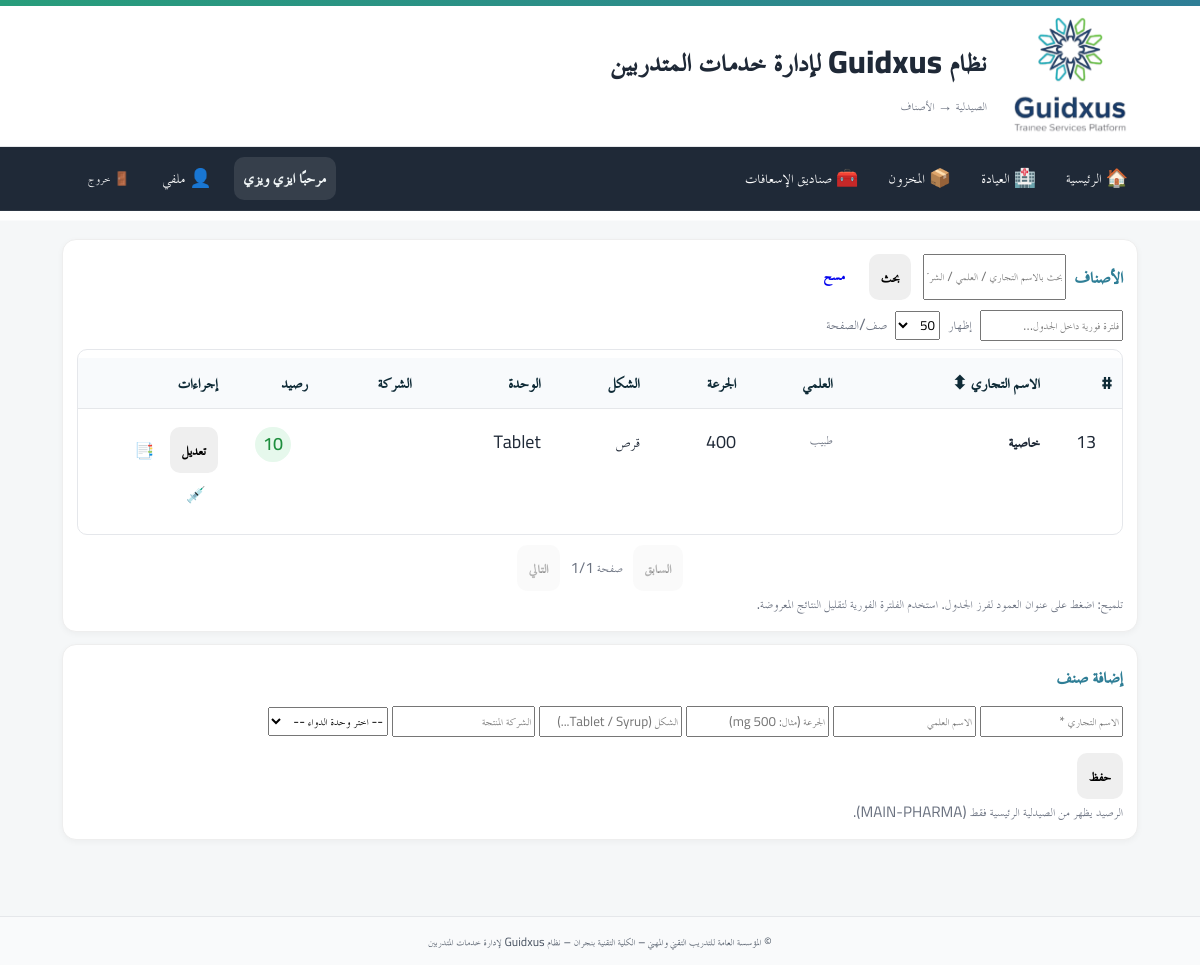
Page /clinic/pharmacy/drugs (signed in) on the committed database.
### app/models.py (models this page shows)
class User(Base):
    __tablename__ = "users"
    id = Column(Integer, primary_key=True, autoincrement=True)
    full_name = Column(String(255), nullable=False)
    username = Column(String(100), unique=True, nullable=False, index=True)
    password_hash = Column(String(255), nullable=False)
    is_admin = Column(Boolean, default=False, nullable=False)   # سوبر أدمن (صلاحيات كاملة)
    is_college_admin = Column(Boolean, default=False, nullable=False)  # أدمن كلية (صلاحيات في نطاق كلية واحدة)
    college_admin_college = Column(String(255), nullable=True)  # الكلية التي يديرها أدمن الكلية
    is_hod = Column(Boolean, default=False, nullable=False)      # رئيس قسم؟
    is_doc = Column(Boolean, default=False, nullable=False)      # 👈 طبيب الكلية (جديد)
    doctor_college = Column(String(255), nullable=True)          # الكلية التي يعمل فيها الطبيب
    hod_college = Column(String(255), nullable=True)             # كلية رئيس القسم (إن وُجد)
    is_active = Column(Boolean, default=True, nullable=False)
    must_change_password = Column(Boolean, default=True, nullable=False)  # يجب تغيير كلمة المرور عند أول دخول
    created_at = Column(DateTime, server_default=func.now(), nullable=False)
    updated_at = Column(DateTime, onupdate=func.now())
    headed_departments = relationship(
        "Department",
        back_populates="head_user",
        foreign_keys="Department.head_user_id",
        lazy="selectin",
    )
    login_logs = relationship(
        "LoginLog",
        back_populates="user",
        cascade="all, delete-orphan",
        passive_deletes=True,
        lazy="selectin",
    )

### tables this page shows
CREATE TABLE drugs (
            id INTEGER PRIMARY KEY AUTOINCREMENT,
            drug_code TEXT UNIQUE NOT NULL,
            trade_name TEXT NOT NULL,
            generic_name TEXT,
            strength TEXT,
            form TEXT,
            unit TEXT,
            reorder_level INTEGER DEFAULT 0,
            is_active BOOLEAN DEFAULT 1,
            created_at TIMESTAMP DEFAULT CURRENT_TIMESTAMP
        , manufacturer TEXT, created_by INTEGER, updated_by INTEGER, updated_at TIMESTAMP, college VARCHAR(255) NULL, college_id VARCHAR(255) DEFAULT NULL);

### app/routers/pharmacy.py (the view)
@router.get("/drugs",
            dependencies=[Depends(require_doc)])
def drugs_list(request: Request,
               q: Optional[str] = Query(default=None),
               current_user = Depends(get_current_user),
               db: Session = Depends(get_db)):
    rows = []
    try:
        where = "WHERE d.is_active=TRUE"
        params = {}
        if current_user and current_user.doctor_college:
            where += " AND d.college_id=:college_id"
            params["college_id"] = current_user.doctor_college
        if q:
            if is_sqlite():
                where += " AND (UPPER(d.trade_name) LIKE UPPER(:q) OR UPPER(d.generic_name) LIKE UPPER(:q) OR UPPER(COALESCE(d.manufacturer,'')) LIKE UPPER(:q))"
            else:
                where += " AND (d.trade_name ILIKE :q OR d.generic_name ILIKE :q OR COALESCE(d.manufacturer,'') ILIKE :q)"
            params["q"] = f"%{q.strip()}%"
        rows = db.execute(text(f"""
            SELECT d.id, d.trade_name, d.generic_name, d.strength, d.form, d.unit,
                   '' AS manufacturer,
                   COALESCE(ps.balance_qty,0) AS stock_main
            FROM drugs d
            LEFT JOIN pharmacy_stock ps
              ON ps.drug_id = d.id
            {where}
            ORDER BY d.id
            LIMIT 400
        """), params).mappings().all()
    except Exception:
        pass
    if not rows:
        try:
            import sys
            import os
            sys.path.insert(0, os.path.dirname(os.path.dirname(os.path.dirname(__file__))))
            from excel_data_reference import get_all_drugs
            all_drugs = get_all_drugs()
            rows = []
            for drug in all_drugs:
                if q and q.strip():
                    query_lower = q.lower()
                    if not (query_lower in str(drug.get('trade_name', '')).lower() or
                           query_lower in str(drug.get('generic_name', '')).lower() or
                           query_lower in str(drug.get('manufacturer', '')).lower()):
                        continue
                rows.append({
                    "id": drug.get('id', 0),
                    "trade_name": drug.get('trade_name', ''),
                    "generic_name": drug.get('generic_name', ''),
                    "strength": drug.get('strength', ''),
                    "form": drug.get('form', ''),
                    "manufacturer": drug.get('manufacturer', ''),
                    "stock_main": drug.get('stock_qty', 0),
                    "excel_source": True
                })
        except Exception:
            rows = []
    return templates.TemplateResponse("clinic/pharmacy_drugs.html",
                                      {"request": request, "rows": rows, "q": q or ""})

### app/templates/clinic/pharmacy_drugs.html (shortened to what this page needs)
{% extends "base.html" %}
{% block breadcrumb %}الصيدلية → الأصناف{% endblock %}
{% block content %}
<div class="grid-2">
  <div class="card">
    <div class="card-head">
      <h3>الأصناف</h3>
      <form method="get" class="inline">
        <input name="q" value="{{ q }}" placeholder="بحث بالاسم التجاري / العلمي / الشركة" autofocus>
        <button class="btn">بحث</button>
        <a class="btn ghost" href="/clinic/pharmacy/drugs">مسح</a>
      </form>
    </div>
    <div class="toolbar">
      <input id="localFilter" placeholder="فلترة فورية داخل الجدول…" />
      <span class="muted sm">إظهار</span>
      <select id="pageSize">
        <option>25</option><option selected>50</option><option>100</option>
      </select>
      <span class="muted sm">صف/الصفحة</span>
    </div>
    <div class="tbl-wrap">
      <table class="tbl" id="tbl-drugs">
        <thead>
          <tr>
            <th data-sort="num" style="width:72px">#</th>
            <th data-sort="txt">الاسم التجاري ⬍</th>
            <th data-sort="txt">العلمي</th>
            <th data-sort="txt">الجرعة</th>
            <th data-sort="txt">الشكل</th>
            <th data-sort="txt">الوحدة</th>
            <th data-sort="txt">الشركة</th>
            <th data-sort="num" style="width:90px">رصيد</th>
            <th style="width:150px">إجراءات</th>
          </tr>
        </thead>
        <tbody>
          {% for r in rows %}
          <tr data-id="{{ r.id }}">
            <td class="num">{{ r.id }}</td>
            <td class="b">{{ r.trade_name }}</td>
            <td class="muted">{{ r.generic_name }}</td>
            <td>{{ r.strength }}</td>
            <td>{{ r.form }}</td>
            <td>{{ r.unit or '—' }}</td>
            <td class="muted">{{ r.manufacturer }}</td>
            <td class="num">
              {% set qty = r.stock_main or 0 %}
              {% set cls = 'pill ok' if qty >= 5 else ('pill warn' if qty > 0 else 'pill danger') %}
              <span class="{{ cls }}">{{ qty }}</span>
            </td>
            <td>
              <button class="btn xs" data-edit
                      data-trade="{{ r.trade_name|e }}"
                      data-generic="{{ r.generic_name|e }}"
                      data-strength="{{ r.strength|e }}"
                      data-form="{{ r.form|e }}"
                      data-manufacturer="{{ r.manufacturer|e }}"
                      data-id="{{ r.id }}">تعديل</button>
              <a class="btn xs ghost" title="سجل الحركات"
                 href="/clinic/pharmacy/movements/log?drug_id={{ r.id }}">📑</a>
              <a class="btn xs" title="إضافة للصناديق"
                 href="/inventory/supply-to-boxes?drug_id={{ r.id }}&drug_name={{ r.trade_name|e }}">💉</a>
            </td>
          </tr>
          {% endfor %}
        </tbody>
      </table>
    </div>
    <div class="pager">
      <button class="btn ghost" id="prevPage">السابق</button>
      <span class="muted" id="pageInfo">صفحة 1/1</span>
      <button class="btn ghost" id="nextPage">التالي</button>
    </div>
    <div class="muted mt">
      تلميح: اضغط على عنوان العمود لفرز الجدول. استخدم الفلترة الفورية لتقليل النتائج المعروضة.
    </div>
  </div>
  <div class="card">
    <div class="card-head"><h3>إضافة صنف</h3></div>
    <form method="post" action="/clinic/pharmacy/drugs/create" class="form-grid">
      <input name="trade_name" placeholder="الاسم التجاري *" required>
      <input name="generic_name" placeholder="الاسم العلمي">
      <input name="strength" placeholder="الجرعة (مثال: 500 mg)">
      <input name="form" placeholder="الشكل (Tablet / Syrup...)">
      <input name="manufacturer" placeholder="الشركة المنتجة">
      <select name="unit" placeholder="وحدة الدواء">
        <option value="">-- اختر وحدة الدواء --</option>
      </select>
      <div class="actions"><button class="btn primary">حفظ</button></div>
    </form>
    <div class="muted mt">الرصيد يظهر من الصيدلية الرئيسية فقط (MAIN-PHARMA).</div>
  </div>
</div>
{% endblock %}

### app/templates/base.html (shortened to what this page needs)
<!doctype html>
<html lang="ar" dir="rtl">
<head>
  <link rel="stylesheet" href="/static/css/app.css">
  <link rel="stylesheet" href="/static/css/custom.css">
</head>
<body>
  <header class="site-header">
    <div class="topband"></div>
    <div class="header-inner">
      {% if ui_logo_url %}
        <img src="{{ ui_logo_url }}" alt="{{ app_name or 'Logo' }}" class="logo">
      {% else %}
        <img src="/static/images/favicon.ico" alt="{{ app_name or 'Logo' }}" class="logo">
      {% endif %}
      <div class="titles">
        <h1 class="site-title">نظام Guidxus لإدارة خدمات المتدربين</h1>
        <div class="breadcrumb">{% block breadcrumb %}{% endblock %}</div>
      </div>
    </div>
  </header>
  <nav class="main-nav">
    <div class="nav-inner">
      <a href="/">🏠 الرئيسية</a>
      {% set cu = request.session.get('user') %}
      {% set display_name = (cu.get('full_name') if cu and cu.get('full_name') else (cu.get('username') if cu and cu.get('username') else 'مستخدم')) %}
      {% if cu %}
        {% if cu.get('is_doc') %}
          <a href="/clinic/">🏥 العيادة</a>
          <a href="/inventory/">📦 المخزون</a>
          <a href="/first-aid/">🧰 صناديق الإسعافات</a>
        {% endif %}
        <div class="navbar-right">
          <span class="greeting">مرحبًا {{ display_name }}</span>
          <a href="/profile/" class="btn-link" title="ملفي الشخصي">👤 ملفي</a>
          <form method="post" action="/auth/logout" style="margin:0;">
            <button class="btn-link btn-logout" title="تسجيل الخروج">🚪 خروج</button>
          </form>
        </div>
      {% else %}
        <div class="nav-spacer"></div>
        <a href="/auth/login">🔐 تسجيل الدخول</a>
      {% endif %}
    </div>
  </nav>
  <main class="container">
    {% block content %}{% endblock %}
  </main>
  <footer class="site-footer">
    <div class="container">
      <small>
        {{ ui_footer or "© المؤسسة العامة للتدريب التقني والمهني – الكلية التقنية بنجران – نظام Guidxus لإدارة خدمات المتدربين" }}
      </small>
    </div>
  </footer>
</body>
</html>

### app/static/css/app.css (style rules this page uses)
:root { --tvtc-green-1:#7EC6A4; --tvtc-green-2:#289D7B; --tvtc-blue-1:#6BB6C8; --tvtc-blue-2:#2F7E96; --tvtc-gray-1:#F5F7F8; --tvtc-gray-2:#E5E7EA; --tvtc-gray-3:#6B7280; --tvtc-black:#1F2937; --tvtc-ivory:#FAFAF7; }
* { box-sizing:border-box; font-family:"Cairo","TraditionalArabicCustom","MajallaCustom","Noto Kufi Arabic","Segoe UI",Arial,sans-serif; }
body { margin:0; background:linear-gradient(180deg,var(--tvtc-ivory),#fff 220px,var(--tvtc-gray-1) 221px); color:var(--tvtc-black); font-size:18px; line-height:1.7; }
.container { max-width:1100px; margin-inline:auto; padding:16px; }
.site-header { background:#fff; border-bottom:1px solid var(--tvtc-gray-2); }
.header-inner { display:flex; align-items:center; gap:16px; padding-block:12px; }
.logo { height:56px; width:auto; filter: drop-shadow(0 1px 0 rgba(0,0,0,.05)); }
.site-title { margin:0; color:var(--tvtc-blue-2); font-weight:700; letter-spacing:.3px; }
.breadcrumb { color:var(--tvtc-gray-3); font-size:.9rem; }
.topband { height:6px; background:linear-gradient(90deg,var(--tvtc-green-2),var(--tvtc-blue-2)); }
.site-footer { margin-top:40px; background:#fff; border-top:1px solid var(--tvtc-gray-2); padding:16px; color:var(--tvtc-gray-3); text-align:center; }
.card { background:#fff; border:1px solid var(--tvtc-gray-2); border-radius:12px; padding:16px; margin-block:12px; box-shadow:0 2px 6px rgba(0,0,0,.04); }
.card-head { display:flex; align-items:center; gap:10px; margin-bottom:8px; }
.card-head h3 { margin:0; font-weight:800; color:var(--tvtc-blue-2); }
.inline { display:flex; gap:12px; flex-wrap:wrap; }
.actions { display:flex; gap:12px; justify-content:flex-start; margin-top:16px; }
.btn { display:inline-block; padding:12px 18px; border-radius:10px; border:1px solid transparent; text-decoration:none; font-weight:800; font-size:1rem; cursor:pointer; }
.muted { color:var(--tvtc-gray-3); font-size:.95rem; }
table.tbl { width:100%; border-collapse:separate; border-spacing:0 8px; }
table.tbl thead th { background:#f8fafc; color:#0f2b37; padding:10px; font-weight:800; text-align:right; border-bottom:1px solid var(--tvtc-gray-2); }
table.tbl tbody tr { background:#fff; border:1px solid var(--tvtc-gray-2); }
table.tbl td { padding:10px; vertical-align:top; }
.main-nav { background: #1f2937; color: #fff; border-bottom: 1px solid rgba(255,255,255,.06); }
.main-nav .nav-inner { display: flex; gap: 10px; align-items: center; padding: 10px 12px; max-width: 1100px; margin: 0 auto; }
.main-nav a { color:#fff; text-decoration:none; padding:6px 10px; border-radius:8px; }
.main-nav form { margin-inline-start: auto; }
.btn-link { background: transparent; color: #fff; border: 0; cursor: pointer; padding: 6px 10px; border-radius: 8px; }

### app/static/css/custom.css (style rules this page uses)
.nav-inner a { display: inline-flex; align-items: center; gap: 6px; color: #fff; text-decoration: none; padding: 6px 10px; border-radius: 8px; }
.nav-inner .btn-link { display: inline-flex; align-items: center; gap: 6px; background: transparent; color: #fff; border: 0; cursor: pointer; padding: 6px 10px; border-radius: 8px; }
.navbar-right { display: flex; align-items: center; gap: 12px; }
.greeting { font-weight: 700; color: #f0f5f6; background: rgba(255, 255, 255, 0.10); padding: 6px 10px; border-radius: 10px; }
.btn-logout { margin-left: 40px; }
.btn-logout { margin-left: 16px; }
.card { background: #fff; border: 1px solid #eee; border-radius: 14px; padding: 14px; margin-bottom: 12px; }
.card-head { display: flex; align-items: center; gap: 8px; margin-bottom: 10px; }
.actions { display: flex; gap: 8px; align-items: center; }
.btn { padding: 8px 12px; border-radius: 10px; border: 0; cursor: pointer; }
.muted { color: #6b7280; }
.site-footer { background: #f9fafb; padding: 12px 0; text-align: center; font-size: .9rem; color: #4b5563; }

### app/templates/clinic/pharmacy_drugs.html (style rules this page uses)
.toolbar { display:flex;gap:8px;align-items:center;margin:8px 0 }
.toolbar input { max-width:280px }
.tbl-wrap { max-height:60vh;overflow:auto;border:1px solid var(--border,#e5e7eb);border-radius:10px }
.tbl thead th { position:sticky;top:0;background:#fff;z-index:1 }
.num { text-align:center }
.b { font-weight:600 }
.pager { display:flex;gap:10px;align-items:center;justify-content:center;margin-top:10px }
.pill { padding: 2px 8px; border-radius: 999px; font-weight:600; display:inline-block; }
.pill.ok { background:#e6f8ec; color:#1e8e3e; }
.sm { font-size:.9em }

### rows in the picture
User: full_name "ايزي ويزي"
drugs: trade_name "خاصية", generic_name "طبيب", strength "400", form "قرص", unit "Tablet"

### other values in the picture
{{ r.id }} "13"
{{ qty }} "10"
